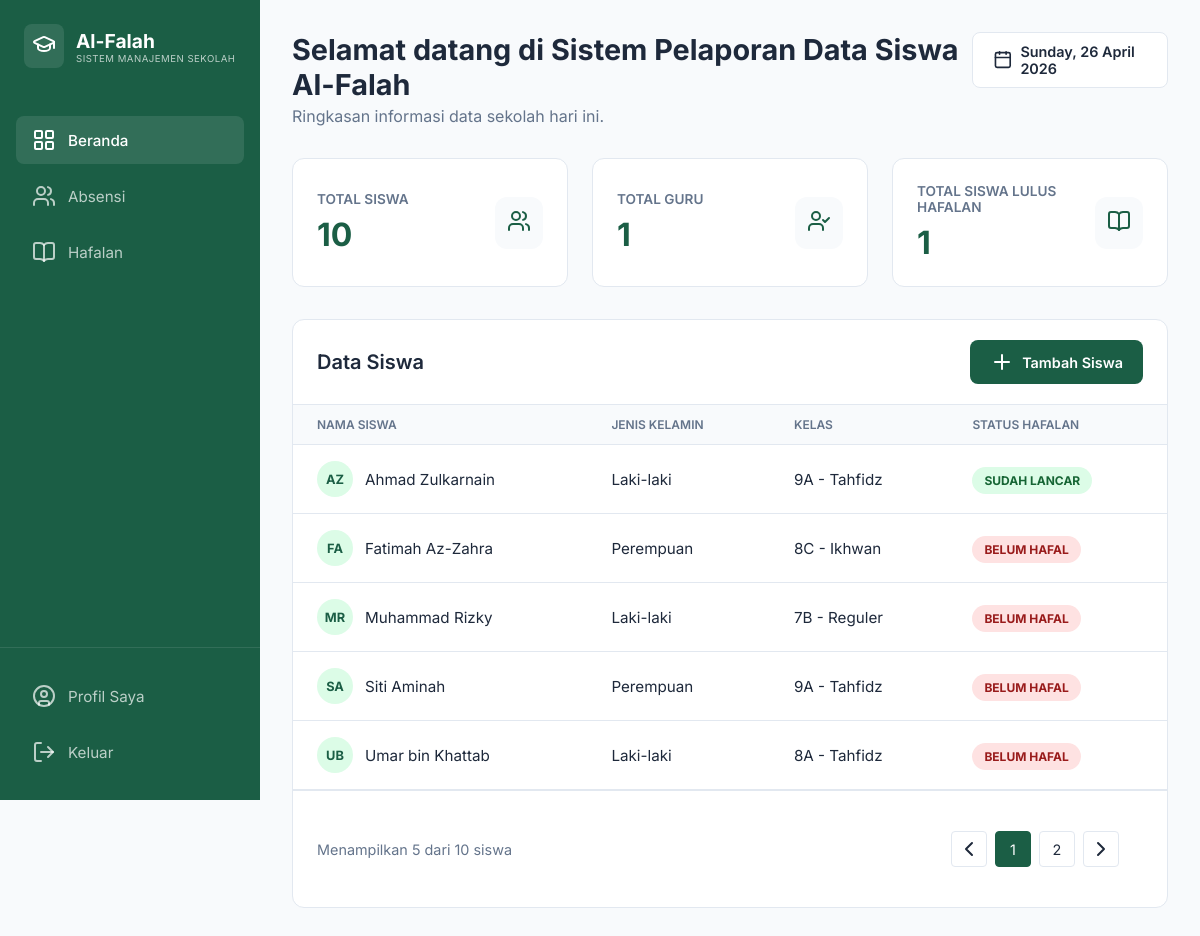
The page /beranda.php (signed in) on the database its author committed.
### tables this page shows
CREATE TABLE `hafalan` (
  `id` int NOT NULL,
  `siswa_id` int DEFAULT NULL,
  `status` enum('Belum Hafal','Masih Menghafal','Sudah Lancar') DEFAULT NULL,
  `updated_by` int DEFAULT NULL,
  `updated_at` timestamp NULL DEFAULT CURRENT_TIMESTAMP ON UPDATE CURRENT_TIMESTAMP
);

CREATE TABLE `siswa` (
  `id` int NOT NULL,
  `nama` varchar(100) DEFAULT NULL,
  `nis` varchar(20) DEFAULT NULL,
  `jenis_kelamin` enum('Laki-laki','Perempuan') DEFAULT NULL,
  `kelas` varchar(20) DEFAULT NULL,
  `status` enum('aktif','tidak_aktif') DEFAULT 'aktif',
  `created_at` timestamp NULL DEFAULT CURRENT_TIMESTAMP
);

### beranda.php (the view, shortened to what this page needs)
<?php
require_once 'config/db.php';
$limit = 5;
$page = isset($_GET['page']) ? (int)$_GET['page'] : 1;
$offset = ($page - 1) * $limit;
$totalSiswa = $pdo->query("SELECT COUNT(*) FROM siswa")->fetchColumn();
$totalGuru = $pdo->query("SELECT COUNT(*) FROM users WHERE role = 'admin_guru'")->fetchColumn();
$tuntasHafalan = $pdo->query("SELECT COUNT(*) FROM hafalan WHERE status = 'Sudah Lancar'")->fetchColumn();
$stmt = $pdo->prepare("
    SELECT s.*, h.status as status_hafalan
    FROM siswa s
    LEFT JOIN hafalan h ON s.id = h.siswa_id
    LIMIT :limit OFFSET :offset
");
$stmt->bindValue(':limit', $limit, PDO::PARAM_INT);
$stmt->bindValue(':offset', $offset, PDO::PARAM_INT);
$stmt->execute();
$siswaList = $stmt->fetchAll();
$totalPages = ceil($totalSiswa / $limit);
require_once 'includes/header.php';
require_once 'includes/sidebar.php';
?>
<header class="page-header">
    <div class="header-title">
        <h2>Selamat datang di Sistem Pelaporan Data Siswa Al-Falah</h2>
        <p>Ringkasan informasi data sekolah hari ini.</p>
    </div>
    <div class="header-actions">
        <div class="btn btn-outline">
            <i data-lucide="calendar"></i>
            <span><?php echo date('l, d F Y'); ?></span>
        </div>
    </div>
</header>
<div class="stats-container">
    <div class="stat-card">
        <div class="stat-info">
            <p>Total Siswa</p>
            <h3><?php echo number_format($totalSiswa, 0, ',', '.'); ?></h3>
        </div>
        <div class="stat-icon">
            <i data-lucide="users" size="28"></i>
        </div>
    </div>
    <div class="stat-card">
        <div class="stat-info">
            <p>Total Guru</p>
            <h3><?php echo number_format($totalGuru, 0, ',', '.'); ?></h3>
        </div>
        <div class="stat-icon">
            <i data-lucide="user-check" size="28"></i>
        </div>
    </div>
    <div class="stat-card">
        <div class="stat-info">
            <p>Total Siswa Lulus Hafalan</p>
            <h3><?php echo number_format($tuntasHafalan, 0, ',', '.'); ?></h3>
        </div>
        <div class="stat-icon">
            <i data-lucide="book-open" size="28"></i>
        </div>
    </div>
</div>
<div class="data-card">
    <div class="card-header">
        <h3>Data Siswa</h3>
        <?php if ($_SESSION['role'] === 'admin_guru'): ?>
            <button class="btn btn-primary">
                <i data-lucide="plus"></i>
                <span>Tambah Siswa</span>
            </button>
        <?php endif; ?>
    </div>
    <div class="table-responsive">
        <table>
            <thead>
                <tr>
                    <th>Nama Siswa</th>
                    <th>Jenis Kelamin</th>
                    <th>Kelas</th>
                    <th>Status Hafalan</th>
                </tr>
            </thead>
            <tbody>
                <?php foreach ($siswaList as $siswa): ?>
                <tr>
                    <td>
                        <div class="student-info">
                            <div class="avatar">
                                <?php
                                    $names = explode(' ', $siswa['nama']);
                                    $initials = strtoupper(substr($names[0], 0, 1) . (isset($names[1]) ? substr($names[1], 0, 1) : ''));
                                    echo $initials;
                                ?>
                            </div>
                            <span><?php echo htmlspecialchars($siswa['nama']); ?></span>
                        </div>
                    </td>
                    <td><?php echo htmlspecialchars($siswa['jenis_kelamin']); ?></td>
                    <td><?php echo htmlspecialchars($siswa['kelas']); ?></td>
                    <td>
                        <?php
                        $status = $siswa['status_hafalan'] ?? 'Belum Hafal';
                        $badgeClass = 'badge-error';
                        if ($status == 'Sudah Lancar') $badgeClass = 'badge-success';
                        ?>
                        <span class="badge <?php echo $badgeClass; ?>"><?php echo $status; ?></span>
                    </td>
                </tr>
                <?php endforeach; ?>
            </tbody>
        </table>
    </div>
    <div class="pagination-container" style="padding: 20px 24px; display: flex; justify-content: space-between; align-items: center; border-top: 1px solid var(--border-color);">
        <p style="color: var(--text-muted); font-size: 0.9rem;">
            Menampilkan <?php echo count($siswaList); ?> dari <?php echo $totalSiswa; ?> siswa
        </p>
        <div class="pagination">
            <a href="?page=<?php echo max(1, $page-1); ?>" class="page-btn <?php echo ($page <= 1) ? 'disabled' : ''; ?>">
                <i data-lucide="chevron-left" size="16"></i>
            </a>
            <?php for ($i = 1; $i <= $totalPages; $i++): ?>
                <a href="?page=<?php echo $i; ?>" class="page-btn <?php echo ($page == $i) ? 'active' : ''; ?>">
                    <?php echo $i; ?>
                </a>
            <?php endfor; ?>
            <a href="?page=<?php echo min($totalPages, $page+1); ?>" class="page-btn <?php echo ($page >= $totalPages) ? 'disabled' : ''; ?>">
                <i data-lucide="chevron-right" size="16"></i>
            </a>
        </div>
    </div>
</div>
<?php
require_once 'includes/footer.php';
?>

### assets/style.css (style rules this page uses)
:root { --primary-color: #1B5E45; --primary-hover: #144533; --bg-color: #F8FAFC; --sidebar-bg: #1B5E45; --sidebar-hover: #267a5b; --text-main: #1E293B; --text-muted: #64748B; --white: #FFFFFF; --border-color: #E2E8F0; --success-bg: #DCFCE7; --success-text: #166534; --info-bg: #DBEAFE; --info-text: #1E40AF; --error-bg: #FEE2E2; --error-text: #991B1B; }
* { margin: 0; padding: 0; box-sizing: border-box; font-family: 'Inter', sans-serif; }
body { background-color: var(--bg-color); color: var(--text-main); overflow-x: hidden; }
.page-header { display: flex; justify-content: space-between; align-items: flex-start; margin-bottom: 32px; }
.header-title h2 { font-size: 1.8rem; font-weight: 700; margin-bottom: 4px; }
.header-title p { color: var(--text-muted); }
.header-actions { display: flex; gap: 12px; }
.stats-container { display: grid; grid-template-columns: repeat(3, 1fr); gap: 24px; margin-bottom: 32px; }
.stat-card { background: var(--white); padding: 24px; border-radius: 12px; border: 1px solid var(--border-color); display: flex; justify-content: space-between; align-items: center; }
.stat-info p { color: var(--text-muted); font-size: 0.85rem; font-weight: 600; text-transform: uppercase; margin-bottom: 8px; }
.stat-info h3 { font-size: 2rem; font-weight: 700; color: var(--primary-color); }
.stat-icon { padding: 12px; border-radius: 12px; background-color: var(--bg-color); color: var(--primary-color); }
.data-card { background: var(--white); border-radius: 12px; border: 1px solid var(--border-color); overflow: hidden; }
.card-header { padding: 20px 24px; display: flex; justify-content: space-between; align-items: center; border-bottom: 1px solid var(--border-color); }
.card-header h3 { font-size: 1.25rem; font-weight: 600; }
.btn { padding: 10px 20px; border-radius: 8px; font-weight: 600; font-size: 0.9rem; cursor: pointer; display: flex; align-items: center; gap: 8px; border: none; transition: all 0.2s; }
.btn-primary { background-color: var(--primary-color); color: var(--white); }
.btn-outline { background-color: var(--white); border: 1px solid var(--border-color); color: var(--text-main); }
table { width: 100%; border-collapse: collapse; }
thead th { background-color: #F8FAFC; text-align: left; padding: 12px 24px; font-size: 0.75rem; font-weight: 600; text-transform: uppercase; color: var(--text-muted); border-bottom: 1px solid var(--border-color); }
tbody td { padding: 16px 24px; border-bottom: 1px solid var(--border-color); font-size: 0.95rem; }
.student-info { display: flex; align-items: center; gap: 12px; }
.avatar { width: 36px; height: 36px; background-color: var(--success-bg); color: var(--primary-color); border-radius: 50%; display: flex; align-items: center; justify-content: center; font-weight: 700; font-size: 0.8rem; }
.badge { padding: 6px 12px; border-radius: 20px; font-size: 0.75rem; font-weight: 700; text-transform: uppercase; }
.badge-success { background-color: var(--success-bg); color: var(--success-text); }
.badge-error { background-color: var(--error-bg); color: var(--error-text); }
.pagination { padding: 20px 24px; display: flex; justify-content: flex-end; align-items: center; gap: 8px; }
.page-btn { width: 36px; height: 36px; display: flex; align-items: center; justify-content: center; border: 1px solid var(--border-color); border-radius: 4px; text-decoration: none; color: var(--text-main); font-size: 0.9rem; }
.page-btn.active { background-color: var(--primary-color); color: var(--white); border-color: var(--primary-color); }

### rows shown on the page
hafalan: siswa.nama "AZ", siswa.nama "Ahmad Zulkarnain", siswa.jenis_kelamin "Laki-laki", siswa.kelas "9A - Tahfidz", status "SUDAH LANCAR"
hafalan: siswa.nama "FA", siswa.nama "Fatimah Az-Zahra", siswa.jenis_kelamin "Perempuan", siswa.kelas "8C - Ikhwan", status "BELUM HAFAL"
hafalan: siswa.nama "MR", siswa.nama "Muhammad Rizky", siswa.jenis_kelamin "Laki-laki", siswa.kelas "7B - Reguler", status "BELUM HAFAL"
hafalan: siswa.nama "SA", siswa.nama "Siti Aminah", siswa.jenis_kelamin "Perempuan", siswa.kelas "9A - Tahfidz", status "BELUM HAFAL"
hafalan: siswa.nama "UB", siswa.nama "Umar bin Khattab", siswa.jenis_kelamin "Laki-laki", siswa.kelas "8A - Tahfidz", status "BELUM HAFAL"

### other values the page prints
$totalSiswa "10"
$totalGuru "1"
$tuntasHafalan "1"
count($siswaList) "5"
